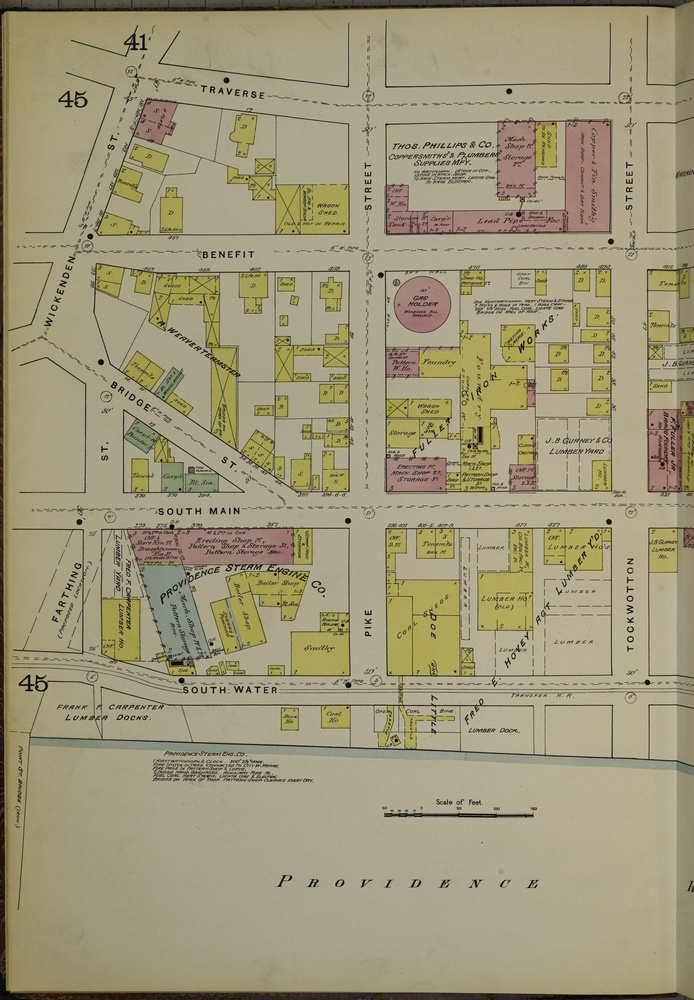
#> input picture input/input_example/08099_02_1889-0042L.jpg, 694 x 1000 px, shrunk from 1392 x 2007 before the run; its folder holds only this picture in this run
$ python ROI.py
#> lines starting #> are read from the running program, lines starting #| are printed output that depends on the picture
# This script grabs and outputs circles from maps in the "input" folder
# Circle regions are output to "ROI"
# Circle regions are then hand-coded to train ML model


# import the necessary packages
import numpy as np
import argparse
import glob
import os,sys
import cv2
from PIL import Image, ImageOps

#################### define functions ##############
# define change_to_ROI function
def change_to_ROI(path):
    return os.path.join(os.path.split(os.path.dirname(os.path.dirname(path)))[0], 'ROI', os.path.basename(path))

# define circles function: finds circle ROIs and outputs to output path
def find_circles(rmin, rmax, min_dist, p2):
    circles = cv2.HoughCircles(blur,cv2.HOUGH_GRADIENT,1,min_dist,
                                param1=p1,param2=p2,minRadius=rmin,maxRadius=rmax)
    if circles is not None:
        circles = np.round(circles[0, :]).astype("int")
        for (x, y, r) in circles:
            box = int(mult*r)
            ROI = image[y-box:y+box, x-box:x+box]
            circ_roi = "-".join(os.path.splitext(imgname))
            circ_roi = str(x).join(os.path.splitext(circ_roi))
            circ_roi = ",".join(os.path.splitext(circ_roi))
            circ_roi = str(y).join(os.path.splitext(circ_roi))
            circ_roi = change_to_ROI(circ_roi)
            try:
                cv2.imwrite(circ_roi, ROI)
            except:
                continue


################################## parameters ##################################
# global circles params
p1 = 20
# blur
b1 = 3
b2 = 3

# how much to increase bounding box around circle ROI
mult = 1.2

# define pass 1
min1 = 15
max1 = 40
dist1 = 20
p2_1 = 65

# define pass 2
min2 = 41
max2 = 70
dist2 = 40
p2_2 = 70

# define pass 3
min3 = 71
max3 = 130
dist3 = 70
p2_3 = 75

###############################################################################
#########################  find circles!!!!!!!!  ##############################
###############################################################################
# load filenames
imgnames = sorted(glob.glob("input/***/*.jpg"))

# exclude files that include 'ind', 'titl', or 'covr' in filenames
imgnames = [ x for x in imgnames if "ind" not in x and "titl" not in x and 'covr' not in x and 'cbd' not in x and '0000' not in x]

# load images
for imgname in imgnames:
    image = cv2.imread(imgname)
#> image is the input picture: shape (1000, 694, 3); mean B, G, R 120.6, 151.8, 160
    gray = cv2.cvtColor(image, cv2.COLOR_BGR2GRAY)
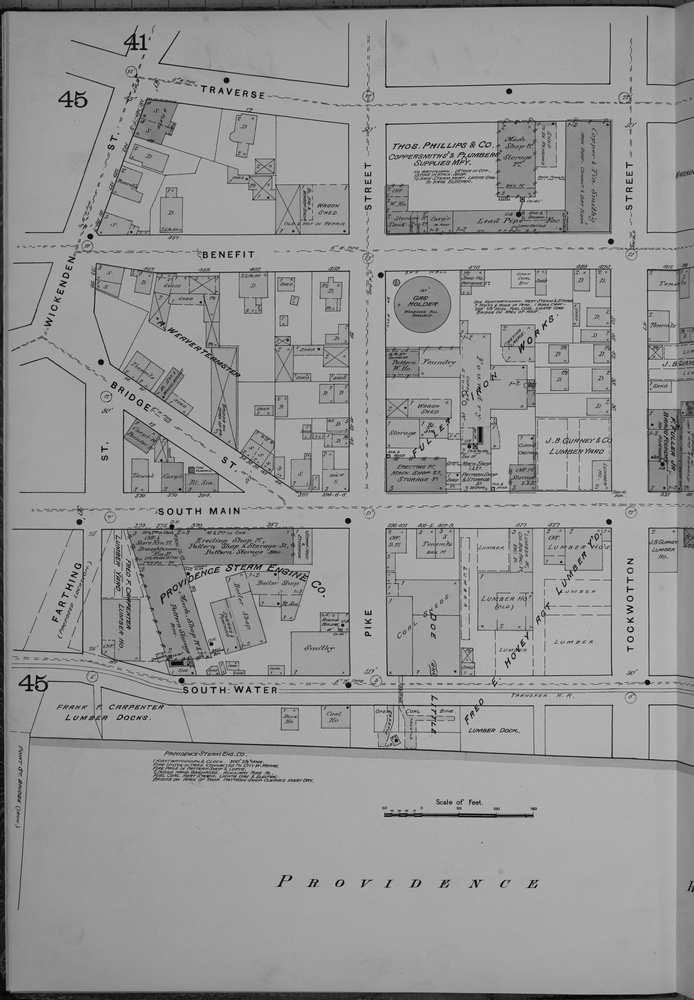
#> gray: shape (1000, 694); min 1, max 209, mean 150.6
    blur = cv2.GaussianBlur(gray,(b1,b2),0)

# find the circles!
    find_circles(min1, max1, dist1, p2_1)
#> in find_circles, `circles = cv2.HoughCircles(blur,cv2.HOUGH_GRADIENT,1,min_dist, param1=..`: circles = [[421.5, 304.5, 29.1]]
#> in find_circles, `circles = np.round(circles[0, :]).astype("int")`: circles = [[422, 304, 29]]
#> the loop in find_circles, `for (x, y, r) in circles:` made 1 pass
#> (x, y, r, box) on pass 1: (422, 304, 29, 34)
#> pass 1, in find_circles, `ROI = image[y-box:y+box, x-box:x+box]`:
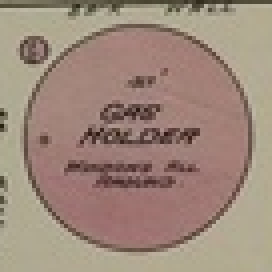
#> ROI: shape (68, 68, 3) (shown 4 times larger); mean B, G, R 123, 136.7, 158.1
    find_circles(min2, max2, dist2, p2_2)
    find_circles(min3, max3, dist3, p2_3)

$ run again, on input/sanborn08099_001/08099_01_1889-0003R.jpg
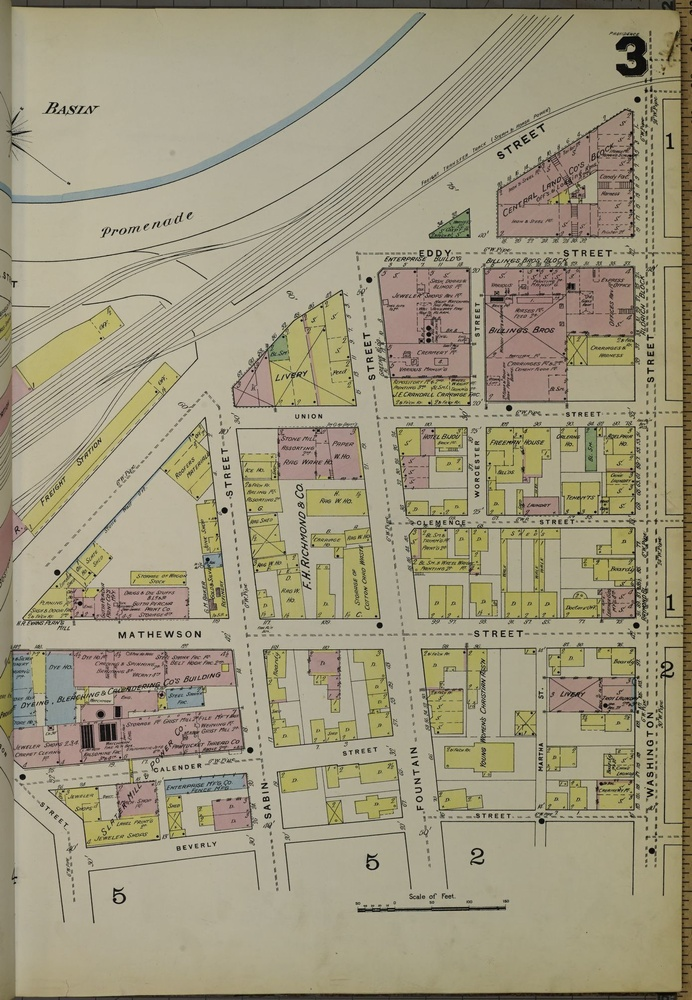
#> input picture input/sanborn08099_001/08099_01_1889-0003R.jpg, 692 x 1000 px, shrunk from 1389 x 2007 before the run
#> image is the input picture: shape (1000, 692, 3); mean B, G, R 126.1, 151.7, 159.1
#> `gray = cv2.cvtColor(image, cv2.COLOR_BGR2GRAY)`:
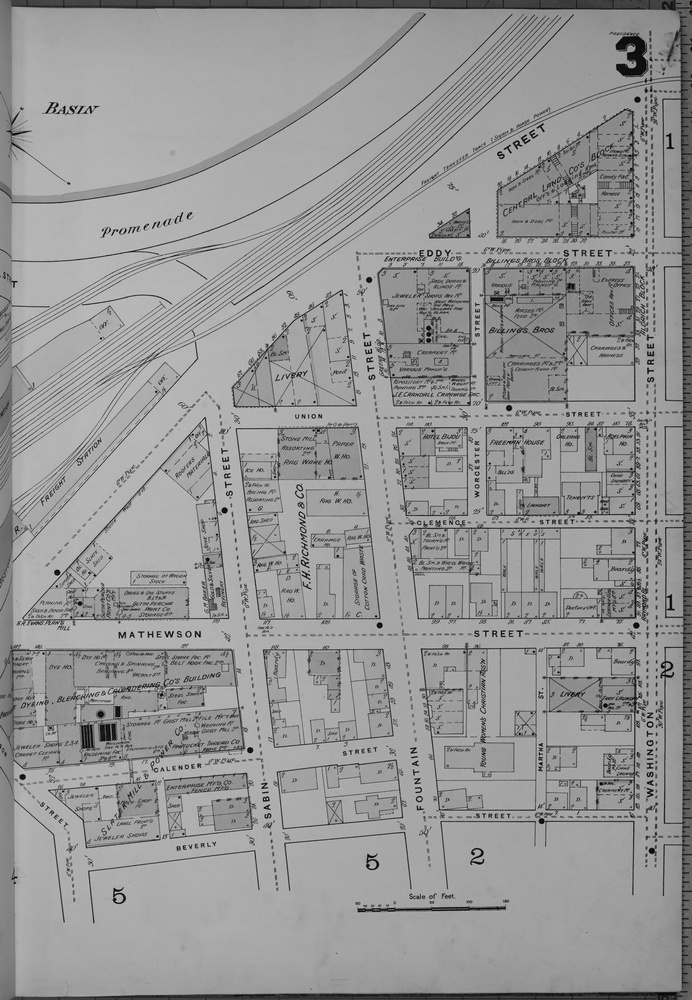
#> gray: shape (1000, 692); min 1, max 208, mean 150.9
#> circles = None
